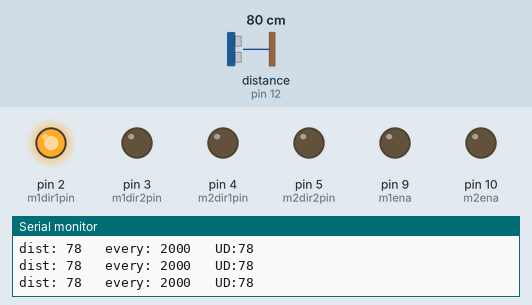
Recording of a sketch running on a simulated Arduino Uno, built with avr-gcc and run on an emulated ATmega328P. Parts: output pins drawn as LEDs (lit = HIGH), the last lines printed to the serial monitor. Wiring (inferred from the names in the program): ultrasonic range finder: trigger pin 13; echo pin 12. Dashed ring = blinking. The inputs (shaded band) are chosen by the test bench; at power-on: distance to the obstacle (sensor on pin 12) 80 cm. The echo pulse lasts 58.3 µs per cm; pins used as bus, display or sensor lines are not drawn.

Above: at 1.2 s.
1.3 s: distance to the obstacle (sensor on pin 12) set to 56 cm
4.3 s: distance to the obstacle (sensor on pin 12) set to 47 cm
7.3 s: distance to the obstacle (sensor on pin 12) set to 60 cm
At 9.28 s:
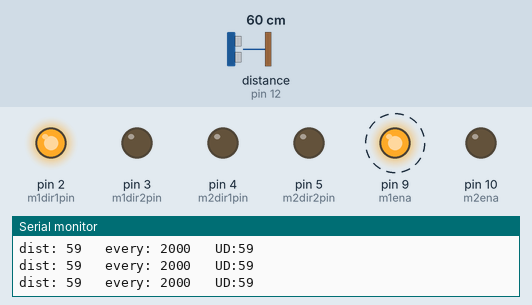
Timing chart, 0 to 16.3 s (numbered marks = the images above; inputs shaded):
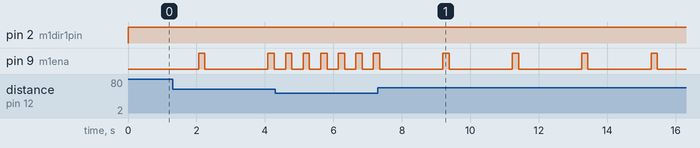

Measured:
- after the input at 7.3 s, pin 9 (m1ena): alternates HIGH for 0.19 s and LOW for 1.8 s, starting after 1.9 s
- by itself, pin 9 (m1ena): alternates HIGH for 0.18 s and LOW for 0.33 s

The sketch:

berkAI-hardware-arduino_jun21a.ino
```cpp
#define m1dir1pin 2
#define m1dir2pin 3
#define m1ena 9

#define m2dir1pin 4
#define m2dir2pin 5
#define m2ena 10

#define DEFAULT_VIBRATION_SPEED 255
#define SHORT_VIB_DUR 200
#define LONG_VIB_DUR 700

long vibrationStartTime = 0;
long vibrationEndTime = 0;


#define ultsonEchoPin 12
#define ultsonTrigPin 13

void setVibration(int amount) {
  digitalWrite(m1dir1pin, HIGH);
  digitalWrite(m1dir2pin, LOW);

  analogWrite(m1ena, amount);
}

void startVibration(long durationMs) {
  vibrationStartTime = millis();
  vibrationEndTime = millis() + durationMs;
}

void updateVibration() {
  if (
    (vibrationEndTime >= vibrationStartTime) && (millis() > vibrationStartTime) && (millis() < vibrationEndTime)) {
    setVibration(DEFAULT_VIBRATION_SPEED);
  }
  else {
    setVibration(0);
  }

  // Serial.print(vibrationStartTime);
  // Serial.print(" ");
  // Serial.print(vibrationEndTime);
  // Serial.print(" ");
  // Serial.println(millis());
}

#define VIB_COUNT 4

bool useVibList = false;

int vibrations[VIB_COUNT][3] = {
  {1000, SHORT_VIB_DUR, false},
  {1400, SHORT_VIB_DUR, false},
  {1800, LONG_VIB_DUR, false},
  {4000, 3000, false},
};

long ultsonDuration;
int ultsonDistance;

void ultrasonicLoop() {
  // Clears the trigPin
  digitalWrite(ultsonTrigPin, LOW);
  delayMicroseconds(2);
  // Sets the trigPin on HIGH state for 10 micro seconds
  digitalWrite(ultsonTrigPin, HIGH);
  delayMicroseconds(10);
  digitalWrite(ultsonTrigPin, LOW);
  // Reads the echoPin, returns the sound wave travel time in microseconds
  ultsonDuration = pulseIn(ultsonEchoPin, HIGH);
  // Calculating the distance
  ultsonDistance = ultsonDuration * 0.034 / 2;
}

void setup() {
  // put your setup code here, to run once:
  pinMode(m1dir1pin, OUTPUT);
  pinMode(m1dir2pin, OUTPUT);
  pinMode(m1ena, OUTPUT);

  pinMode(m2dir1pin, OUTPUT);
  pinMode(m2dir2pin, OUTPUT);
  pinMode(m2ena, OUTPUT);

  pinMode(ultsonTrigPin, OUTPUT);
  pinMode(ultsonEchoPin, INPUT);

  Serial.begin(9600);
}

void updateAll() {
  updateVibration();
  ultrasonicLoop();
}

bool useVibDelay = true;
long vibrateDelay;
long lastVibTime;

void doVibDelay(long every, long duration) {
  if (every == 0) {
    setVibration(0);
    return;
  }
  if (millis() > (lastVibTime + every)) {
    startVibration(duration);
    lastVibTime = millis();
  }
}

void loop() {
  if (useVibList) {
    for (int i = 0; i < VIB_COUNT; i++) {
      if (millis() > vibrations[i][0] && !vibrations[i][2]) {
        startVibration(vibrations[i][1]);
        vibrations[i][2] = true;
      }
    }
  }

  updateAll();

  long every;

  if (ultsonDistance < 10) {
    every = 300;
  }
  else if (ultsonDistance < 50) {
    every = 500;
  }
  else if (ultsonDistance < 100) {
    every = 2000;
  }
  else {
    every = 0;
  }

  doVibDelay(every, 200);

  Serial.print("dist: ");
  Serial.print(ultsonDistance);

  Serial.print(" \tevery: ");
  Serial.print(every);

  Serial.print(" \tUD:");
  Serial.println(ultsonDistance);

}
```
